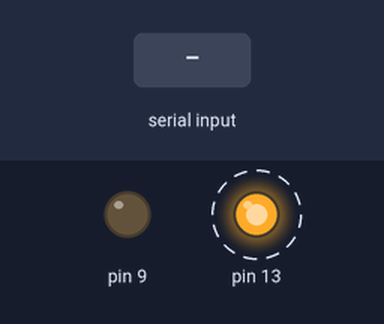
Bench run of a sketch on a simulated Arduino Uno, built with avr-gcc and run on an emulated ATmega328P. On the bench: output pins drawn as LEDs (lit = HIGH). Dashed ring = blinking. The inputs (shaded band) are chosen by the test bench. What the sketch prints to the serial monitor is not drawn.

Above: at 1.25 s.
1.3 s: "<" received over Serial
At 1.45 s:
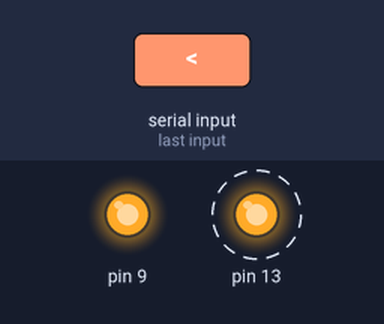
4.3 s: "6" received over the second serial link
At 4.45 s:
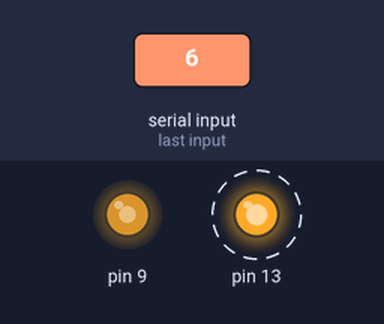
7.3 s: "90,45\n" received over the second serial link
At 8.05 s:
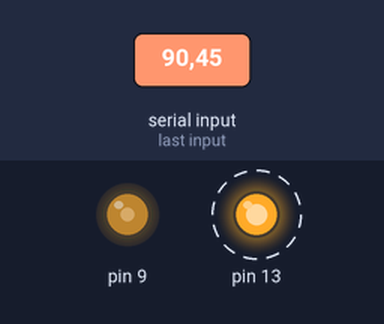
Timing chart, 0 to 16.3 s (numbered marks = the images above; inputs shaded):
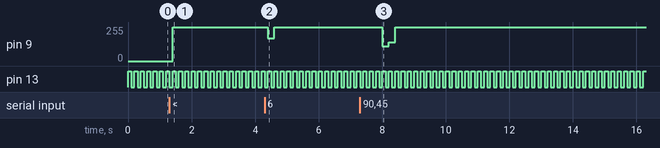

Measured:
- after the input at 1.3 s, pin 9: 0/255 → 255/255 after 0.10 s
- after the input at 4.3 s, pin 9: 255/255 → 169/255 after 0.10 s, → 255/255 0.20 s later
- after the input at 7.3 s, pin 9: 255/255 → 254/255 after 0.10 s, → 255/255 0.40 s later, → 112/255 0.20 s later, → 141/255 0.20 s later, … (5 changes in this stretch)
- by itself, pin 13: alternates HIGH for 0.10 s and LOW for 0.10 s

The sketch:

SoftwareSerialBluetooth.ino
```cpp
#include <SoftwareSerial.h>
#define strlength 20
char numbers[] = {'0','1','2','3','4','5','6','7','8','9'};
String tostr[] = {"Zero","one","two","three","four","five","six","seven","eight","nine","0","1","2","3","4","5","6","7","8","9"};
// 'one','two','three','four','five','six','seven','eight','nine','ten',
SoftwareSerial mySerial(10, 11); // RX, TX
String m = "";
/*
int convstr(String a)
{

  for(int i = 0;i<strlength;i++){
  if (i<10 && tostr[i] == a)
        {
          return numbers[i];
        }

   else if (i>=10 && i<=20 && tostr[i] == a)
        {
          return numbers[i-10];
        }
  }

}
 */

 int convertion(char a)
{

  for(int i = 0;i<strlength;i++){

        if (numbers[i] == a)
        {
          return i;
        }

  }

}

void setup() {
  // Open serial communications and wait for port to open:
  Serial.begin(9600);
  pinMode(13,OUTPUT);
  pinMode(9,OUTPUT);
  while (!Serial) {
    ; // wait for serial port to connect. Needed for native USB port only
  }


  Serial.println("Goodnight moon!");

  // set the data rate for the SoftwareSerial port
  mySerial.begin(9600);
 // mySerial.println("Hello, world?");
}

void loop() {

  int a = 0;
  if(Serial.available()) {
      a = mySerial.read();
     // m = Serial.read();
     // Serial.print(m);
     // Serial.print(a);
      a = a-48;


  }


  if(a!=0)
  {
 // Serial.write(a);
  //Serial.write(map(a,0,9,0,254));
  if(a == '<'){
    PORTB &= ~(1<<PB1);
  }
   if (a == '6')
  {
    PORTB |= (1<<PB1);
    DDRB &= ~(1<<PB1);
  }
  analogWrite(9,map(a,0,9,0,254));
  }
  digitalWrite(13, HIGH);   // turn the LED on (HIGH is the voltage level)
  delay(100);                       // wait for a second
  digitalWrite(13, LOW);    // turn the LED off by making the voltage LOW

  delay(100);


}
```
